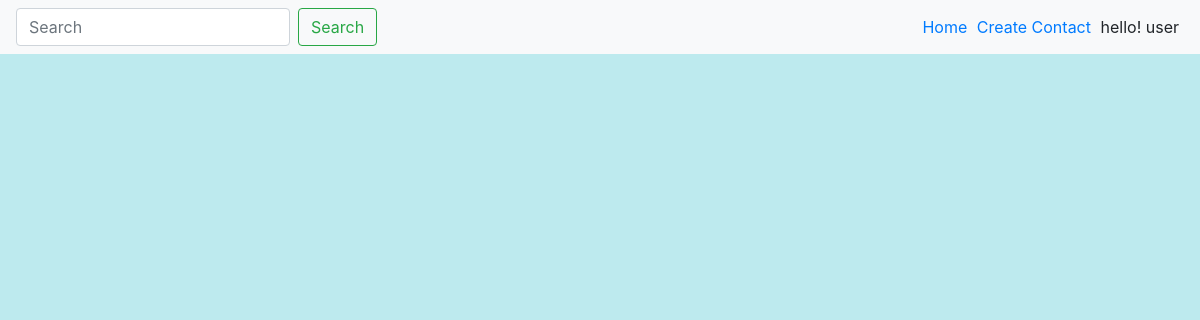
Before: / with the older database file.
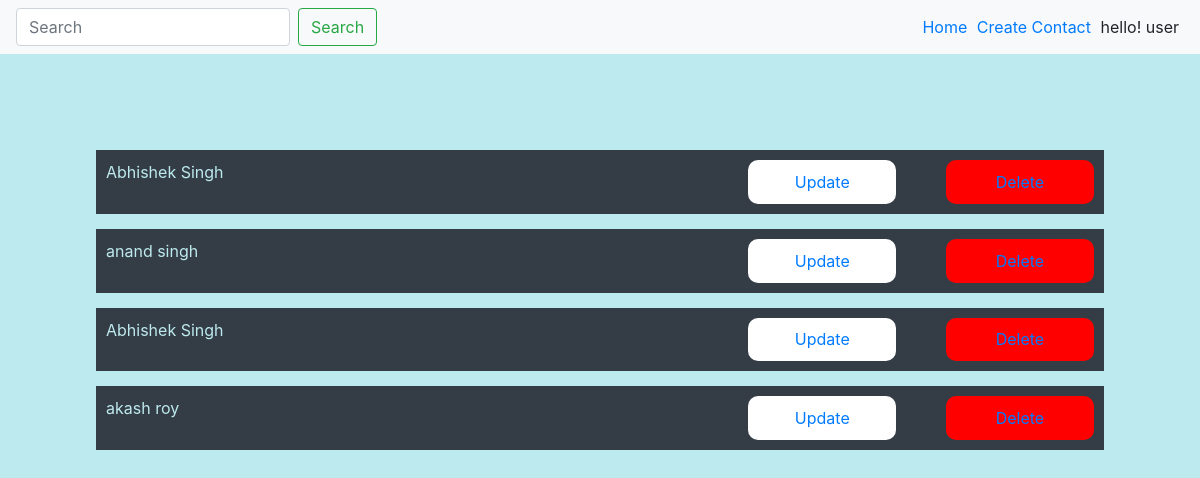
After: the same page with the newer database file.
### contacts/models.py (models this page shows, shortened)
class Contact(models.Model):
    first_name = models.CharField(max_length=100)
    last_name = models.CharField(max_length = 100)
    middle_name =models.CharField(max_length = 100, blank=True)
    email = models.EmailField()
    phone_number = models.CharField(max_length=100)
    image = models.ImageField(blank=True)
    category = models.ForeignKey(Category, on_delete=models.CASCADE)

### contacts/views.py (the view)
# urls.py: path('', listView, name='home'),
def listView(request):
    contact = Contact.objects.all
    context = {'contact':contact,}
    return render(request, 'contacts/index.html', context)

### contacts/templates/contacts/index.html
{% extends 'contacts/base.html' %}
{% block  content %}
<div class="contact-list">
    {% for x in contact %}
    <div class="contacts">
       <div class="detail">
        <p>{{x.first_name}} {{x.last_name}} </p>
       </div>
       <div class="update">
        <a href="{% url 'update' x.id %}">Update</a>
    </div>
    <div class="delete">
        <a href="{% url 'delete' x.id %}">Delete</a>
    </div>
    </div>
{% endfor %}
</div>
{% endblock %}

### contacts/templates/contacts/base.html (shortened to what this page needs)
{% load static %}
<!DOCTYPE html>
<html>
    <head>
        <link rel="stylesheet" href="https://stackpath.bootstrapcdn.com/bootstrap/4.4.1/css/bootstrap.min.css">
        <link rel="stylesheet"   href="{% static 'contacts/base.css' %}">
    </head>
    <body>
        <nav class="navbar navbar-light bg-light">
            <form class="form-inline">
              <input class="form-control mr-sm-2" type="search" placeholder="Search" aria-label="Search">
              <button class="btn btn-outline-success my-2 my-sm-0" type="submit">Search</button>
            </form>
            <div>
            <a href="{% url 'home' %}">Home</a>
            <a href="{% url 'create' %}">Create Contact</a>
            <a>hello! user</a>
            </div>
          </nav>
        {% block content %}
        {% endblock %}
    </body>
</html>

### contacts/static/contacts/base.css (style rules this page uses)
body { margin: 0; padding: 0; background-color:#bdeaee; }
nav a { margin-right: 5px; }
.contact-list { padding: 8%; }
.contacts { padding: 10px; background-color: #343d46; color: #bdeaee; display: flex; justify-content: space-between; width: 100%; margin-bottom: 15px; }
.detail { width: 60%; }
.update { background-color: white; color: black; width: 15%; text-align: center; padding: 1%; border-radius: 10px; }
.delete { background-color: red; color: black; width: 15%; text-align: center; padding: 1%; border-radius: 10px; }

Changed rows visible on the page:
added Contact: first_name "Abhishek", last_name "Singh"
added Contact: first_name "anand", last_name "singh"
added Contact: first_name "Abhishek", last_name "Singh"
added Contact: first_name "akash", last_name "roy"
